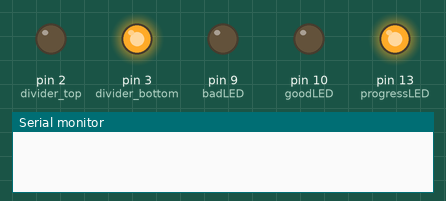
The sketch below on a simulated Arduino Uno, built with avr-gcc and run on an emulated ATmega328P. Shown: output pins drawn as LEDs (lit = HIGH), the last lines printed to the serial monitor.

Above: at 0.1 s.
At 1.1 s:
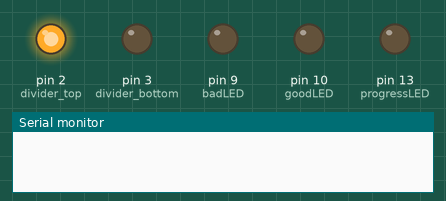
At 2.1 s:
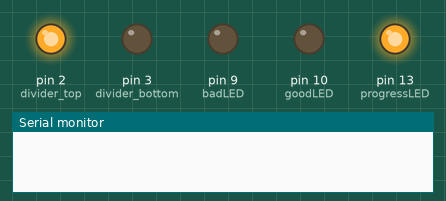
At 5.1 s:
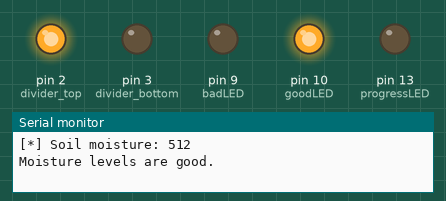
Timing chart, 0 to 6.6 s (numbered marks = the images above):
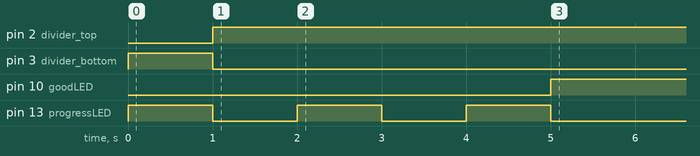

Measured:
- by itself, pin 2 (divider_top): LOW → HIGH at 1.0 s
- by itself, pin 3 (divider_bottom): LOW → HIGH at 0.00 s, → LOW 1.0 s later
- by itself, pin 10 (goodLED): LOW → HIGH at 5.0 s
- by itself, pin 13 (progressLED): alternates HIGH for 1.0 s and LOW for 1.0 s, 6 changes in all, then stays LOW

The sketch:

mositure2.ino
```cpp
//analog inputs
#define moisture_input 0
#define divider_top 2
#define divider_bottom 3
//analog settings
const int VAL_PROBE = 0; // Analog pin 0
//leds
int progressLED = 13;
int badLED = 9;
int goodLED = 10;
// reply #7 is where this code comes from
//http://forum.arduino.cc/index.php/topic,37975.0.html

/*


           digital 2---*
                 |
                 \
                 /
                 \ R1
                 /
                 |
                 |
         analog 0----*
                 |
                 |
                 *----> nail 1

                 *----> nail 2
                 |
                 |
                 |
           digital 3---*
*/

//moisture levels
const int air = 0;
const int damp = 250;
const int wet = 300;
//
int moisture; // analogical value obtained from the experiment

int SoilMoisture(){
  int reading;
  digitalWrite(progressLED, HIGH);
  digitalWrite(goodLED, LOW);// clear leds
  digitalWrite(badLED, LOW);

  // set driver pins to outputs
  pinMode(divider_top,OUTPUT);
  pinMode(divider_bottom,OUTPUT);

  // drive a current through the divider in one direction
  digitalWrite(divider_top,LOW);
  digitalWrite(divider_bottom,HIGH);

  // wait a moment for capacitance effects to settle
  delay(1000);
  digitalWrite(progressLED, LOW);

  // take a reading
  reading=analogRead(moisture_input);

  // reverse the current
  digitalWrite(divider_top,HIGH);
  digitalWrite(divider_bottom,LOW);

  // give as much time in 'reverse' as in 'forward'

  delay(1000);
  digitalWrite(progressLED, HIGH);
  // stop the current
  digitalWrite(divider_bottom,LOW);
  delay(1000);
  digitalWrite(progressLED, LOW);
  delay(1000);
  digitalWrite(progressLED,HIGH);
  delay(1000);
  digitalWrite(progressLED, LOW);

  return reading;
}


void setup () {
  Serial.begin(9600);
  pinMode(progressLED, OUTPUT);
  pinMode(goodLED, OUTPUT);
  pinMode(badLED,OUTPUT);
}

void loop (void) {
  moisture=SoilMoisture(); // assign the result of SoilMoisture() to the global variable 'moisture'
  Serial.print("[*] Soil moisture: ");
  Serial.print(moisture); // print the analogical measurement of the experiment
  Serial.println();
  if (moisture >= 300)
  {
    digitalWrite(goodLED, HIGH);
    digitalWrite(badLED, LOW);
    Serial.println("Moisture levels are good.");
    delay(300000);
  }
  else if (moisture = 0)
  {
    digitalWrite(badLED, LOW);
    digitalWrite(goodLED, LOW);
    Serial.println("We arent even in the dirt.. Test not valid.");
    delay(300000);
  }
  else
  {
    digitalWrite(badLED, HIGH);
    digitalWrite(goodLED, LOW);
    Serial.println("Its very dry. Please water me :(");
    delay(300000);
  }

}
```
